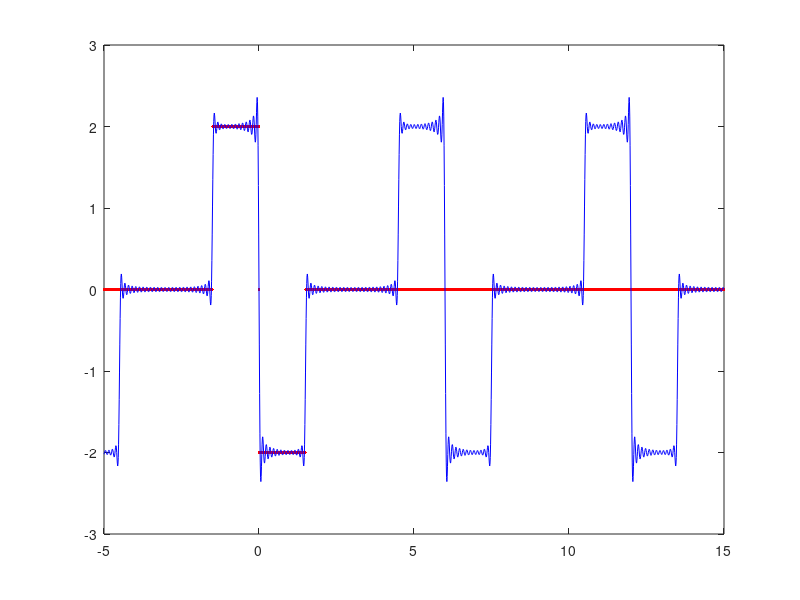

Write MATLAB code to recreate this figure.
close all; clear all; clc;
% t=<-5,15>, Fs=100;
% xt=sgn(-t)*Pros(amp=2, szer=3, srodek=0);
% N=50;
 
Fs=100;
t=-5:(1/Fs):15;
xt=sign(-t).*2.*(abs(t)<1.5);
FX=zeros(size(t));
for n=1:50
    bn=4*(cos(n*pi/2)-1)/(n*pi);
    FX=FX+bn*sin(n*pi*t/3);
end
plot(t,xt,'.r',t,FX,'b')
